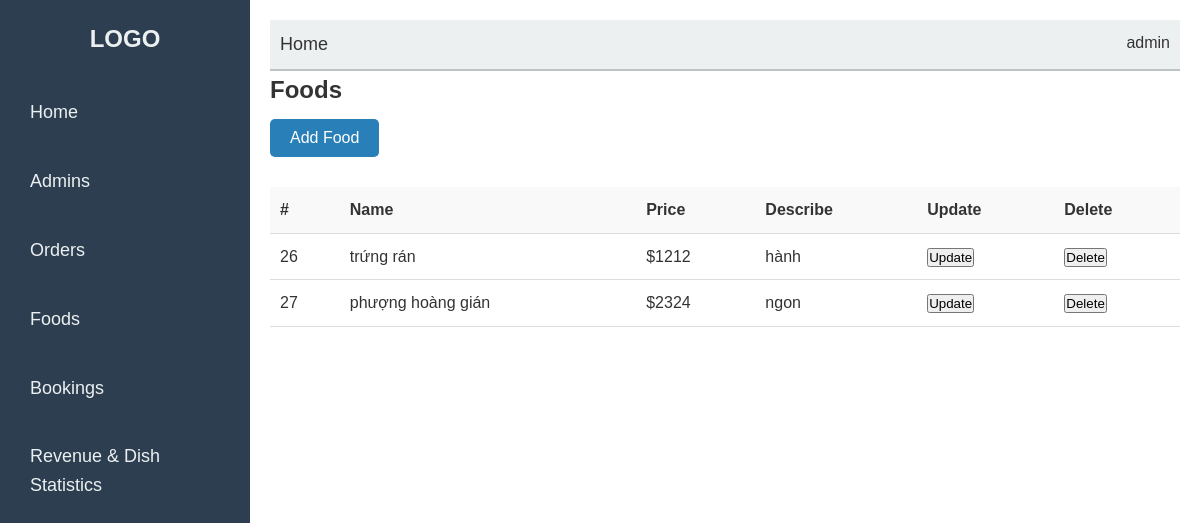
Page /admin_interface/foods.php on the earlier database version.
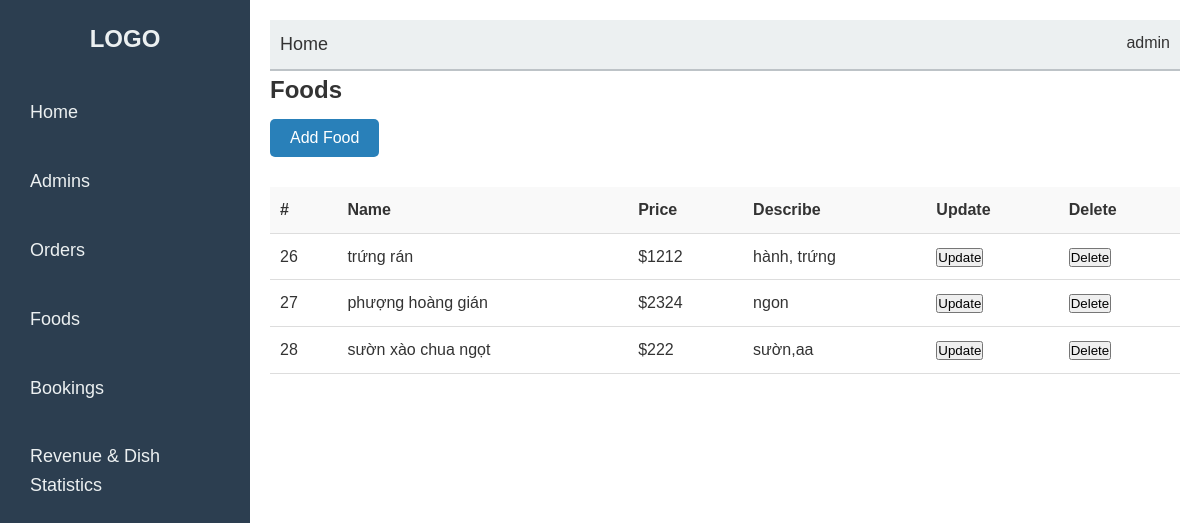
Same page on the later database version.
### tables this page shows
CREATE TABLE `menu` (
  `dish_id` int(11) NOT NULL,
  `dish_name` varchar(100) NOT NULL,
  `dish_describe` text DEFAULT NULL,
  `price` int(10) NOT NULL
);

### admin_interface/foods.php (the view, shortened to what this page needs)
<?php
include("config/config.php");
$results = array();
$query1 = "
    SELECT m.dish_id, m.dish_name, m.price, m.dish_describe
    FROM menu m
";
$results['menu'] = $mysqli->query($query1);
$menuResult = $results['menu'];
?>
<!DOCTYPE html>
<html lang="en">
<head>
    <link rel="stylesheet" href="foods.css">
</head>
<body>
    <div class="sidebar">
        <h2>LOGO</h2>
        <ul>
            <li><a href="admin.php">Home</a></li>
            <li><a href="admins.php">Admins</a></li>
            <li><a href="orders.php">Orders</a></li>
            <li><a href="foods.php">Foods</a></li>
            <li><a href="books.php">Bookings</a></li>
            <li><a href="statistics.php" class="button">Revenue & Dish Statistics</a></li>
        </ul>
    </div>
    <div class="main-content">
        <div class="navbar">
            <a href="#">Home</a>
            <span>admin</span>
        </div>
        <div class="foods-section">
            <h2>Foods</h2>
            <button class="create-btn" id="openAddFoodModal">Add Food</button>
            <table>
                <thead>
                    <tr>
                        <th>#</th>
                        <th>Name</th>
                        <th>Price</th>
                        <th>Describe</th>
                        <th>Update</th>
                        <th>Delete</th>
                    </tr>
                </thead>
                <tbody>
                    <?php if ($menuResult->num_rows > 0): ?>
                        <?php while ($row = $menuResult->fetch_assoc()): ?>
                            <tr>
                                <td><?php echo htmlspecialchars($row['dish_id']); ?></td>
                                <td><?php echo htmlspecialchars($row['dish_name']); ?></td>
                                <td>$<?php echo htmlspecialchars($row['price']); ?></td>
                                <td><?php echo htmlspecialchars($row['dish_describe']); ?></td>
                                <td><button class="update-btn" data-id="<?php echo htmlspecialchars($row['dish_id']); ?>" data-name="<?php echo htmlspecialchars($row['dish_name']); ?>" data-price="<?php echo htmlspecialchars($row['price']); ?>" data-description="<?php echo htmlspecialchars($row['dish_describe']); ?>">Update</button></td>
                                <td><button class="delete-btn" data-id="<?php echo htmlspecialchars($row['dish_id']); ?>">Delete</button></td>
                            </tr>
                        <?php endwhile; ?>
                    <?php else: ?>
                        <tr>
                            <td colspan="6">No food items found.</td>
                        </tr>
                    <?php endif; ?>
                </tbody>
            </table>
        </div>
    </div>
</body>
</html>

Differences in the rows shown:
changed menu "trứng rán": dish_describe "hành" → "hành, trứng"
added menu: dish_id "28", dish_name "sườn xào chua ngọt", price "222", dish_describe "sườn,aa"
